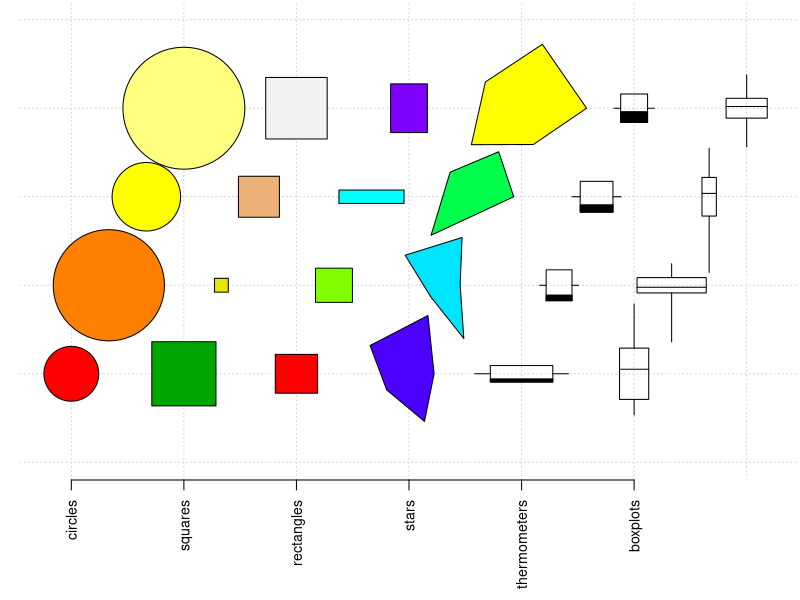

Generate this figure with R:
set.seed(123)
par(mar = c(6, 1, 0.1, 0.1), las = 2)
plot(1:6, rep(1, 6), type = "n", axes = FALSE,
    ann = FALSE, xlim = c(0.8, 7.2), ylim = c(0, 5),
    panel.first = grid())
x = seq(1, 2, length = 4)
symbols(x, 1:4, circles = runif(4, 0.1, 0.6),
    add = TRUE, bg = heat.colors(4), inches = FALSE)
symbols(x + 1, 1:4, squares = runif(4, 0.1,0.6), add = TRUE,
        bg = terrain.colors(4), inches = FALSE)
symbols(x + 2, 1:4, rect = matrix(runif(8,0.1, 0.6), 4), add = TRUE,
        bg = rainbow(4), inches = FALSE)
symbols(x + 3, 1:4, stars = matrix(runif(20, 0.1, 0.6), 4), add = TRUE,
        bg = topo.colors(4), inches = FALSE)
symbols(x + 4, 1:4, therm = matrix(runif(12, 0.1, 0.7), 4), add = TRUE, inches = FALSE)
symbols(x + 5, 1:4, boxplot = matrix(runif(20, 0.1, 0.7), 4), add = TRUE, inches = FALSE)
axis(1, 1:6, c("circles", "squares", "rectangles",
    "stars", "thermometers", "boxplots"), cex.axis = 0.85)
